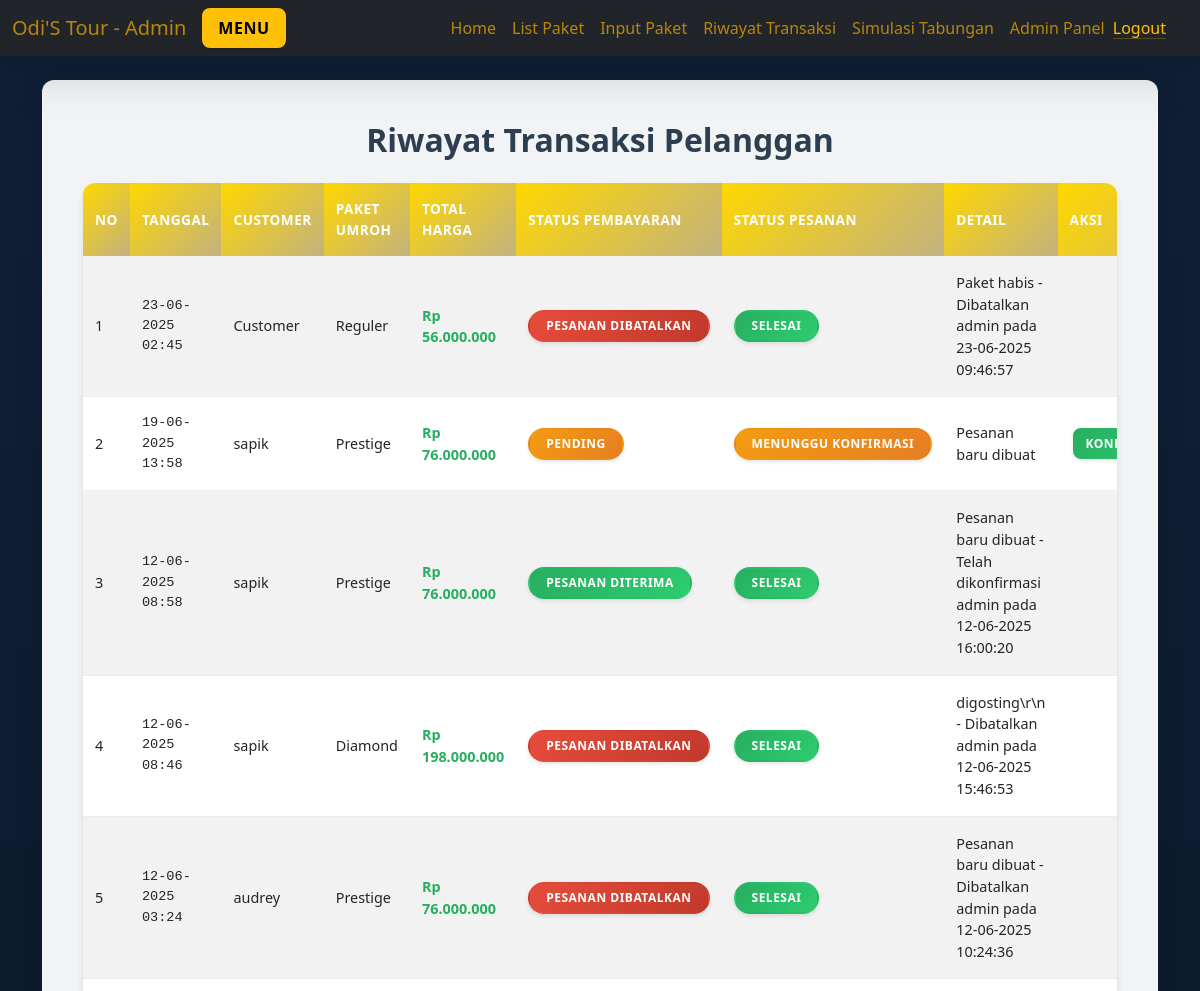
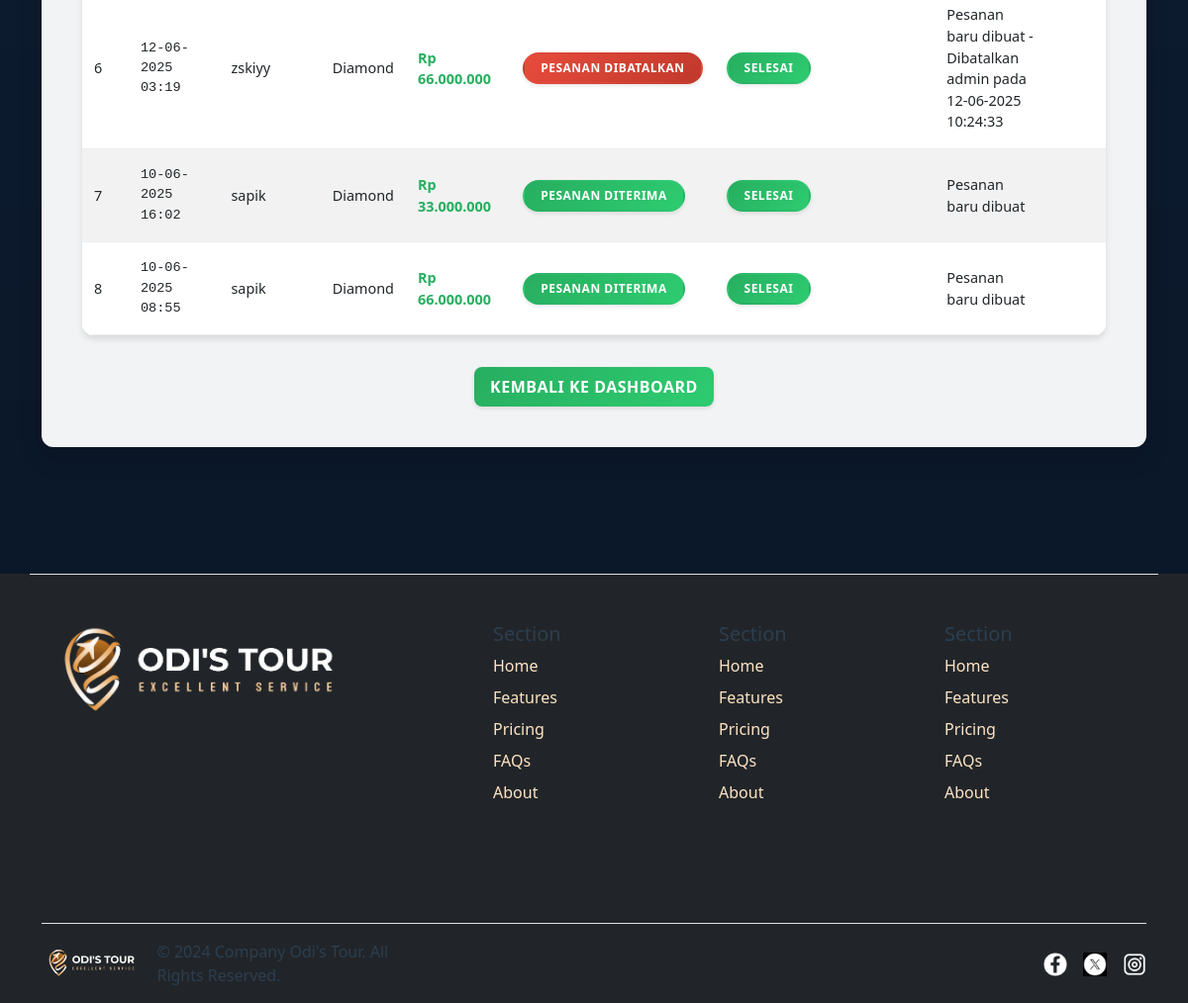
Screenshot of /booking/admin_riwayat_transaksi.php (signed in) with the database file from the repository (2 pictures, top to bottom).
### tables this page shows
CREATE TABLE `riwayat_transaksi` (
  `id_riwayat_transaksi` int(11) NOT NULL,
  `id_paket` int(11) NOT NULL,
  `id_customer` int(11) NOT NULL,
  `tanggal_pembayaran` timestamp NOT NULL DEFAULT current_timestamp(),
  `status_pembayaran` enum('pending','pesanan diterima','pesanan dibatalkan') DEFAULT 'pending',
  `total_harga` decimal(15,2) NOT NULL,
  `status` enum('menunggu konfirmasi','selesai') DEFAULT 'menunggu konfirmasi',
  `detail` text DEFAULT NULL
);

CREATE TABLE `customer` (
  `Id_Cust` bigint(20) UNSIGNED NOT NULL,
  `nama_Cust` varchar(30) NOT NULL,
  `no_HP` int(11) NOT NULL,
  `domisili` varchar(40) NOT NULL,
  `email` varchar(30) NOT NULL,
  `pass_Cust` varchar(30) NOT NULL,
  `konfirmasi_Pass` varchar(30) NOT NULL
);

CREATE TABLE `paket_umroh` (
  `id_paket` bigint(20) UNSIGNED NOT NULL,
  `nama_paket` varchar(30) NOT NULL,
  `detail_fasilitas` varchar(100) NOT NULL,
  `foto_paket` varchar(300) NOT NULL,
  `tgl_keberangkatan` date NOT NULL,
  `fasilitas_tambahan` varchar(30) NOT NULL,
  `harga_paket` int(11) NOT NULL,
  `durasi_Perjalanan` varchar(100) NOT NULL,
  `konfirmasi` varchar(100) NOT NULL,
  `status` enum('aktif','nonaktif') NOT NULL DEFAULT 'aktif'
);

### booking/admin_riwayat_transaksi.php (the view, shortened to what this page needs)
<?php
include '../componen/koneksi.php';
$riwayat = $koneksi->query("
    SELECT rt.*, pu.nama_paket, c.nama_Cust
    FROM riwayat_transaksi rt
    JOIN paket_umroh pu ON rt.id_paket = pu.id_paket
    JOIN customer c ON rt.id_customer = c.id_Cust
    ORDER BY rt.tanggal_pembayaran DESC
");
?>
<!DOCTYPE html>
<html lang="id">
<head>
    <link href="https://cdn.jsdelivr.net/npm/bootstrap@5.3.0/dist/css/bootstrap.min.css" rel="stylesheet">
</head>
<body>
    <?php include '../componen/navbar_admin.php' ?>
    <main style="flex: 1;">
        <section class="mt-5 mb-5">
            <div class="container">
                <div class="form-container" style="max-width: 1200px;">
                    <h2 class="text-center mb-4">Riwayat Transaksi Pelanggan</h2>
                    <div class="table-responsive">
                        <table class="table table-striped">
                            <thead>
                                <tr>
                                    <th>No</th>
                                    <th>Tanggal</th>
                                    <th>Customer</th>
                                    <th>Paket Umroh</th>
                                    <th>Total Harga</th>
                                    <th>Status Pembayaran</th>
                                    <th>Status Pesanan</th>
                                    <th>Detail</th>
                                    <th>Aksi</th>
                                </tr>
                            </thead>
                            <tbody>
                                <?php if ($riwayat->num_rows > 0): ?>
                                    <?php $no = 1; ?>
                                    <?php while ($row = $riwayat->fetch_assoc()): ?>
                                        <tr>
                                            <td><?= $no++; ?></td>
                                            <td><?= date('d-m-Y H:i', strtotime($row['tanggal_pembayaran'])) ?></td>
                                            <td><?= htmlspecialchars($row['nama_Cust']) ?></td>
                                            <td><?= htmlspecialchars($row['nama_paket']) ?></td>
                                            <td>Rp <?= number_format($row['total_harga'], 0, ",", ".") ?></td>
                                            <td>
                                                <?php
                                                $badgeClass = '';
                                                if ($row['status_pembayaran'] == 'pending') $badgeClass = 'bg-warning';
                                                elseif ($row['status_pembayaran'] == 'pesanan diterima') $badgeClass = 'bg-success';
                                                else $badgeClass = 'bg-danger';
                                                ?>
                                                <span class="badge <?= $badgeClass ?>">
                                                    <?= ucfirst($row['status_pembayaran']) ?>
                                                </span>
                                            </td>
                                            <td>
                                                <?php
                                                $badgeClass = '';
                                                if ($row['status'] == 'menunggu konfirmasi') $badgeClass = 'bg-warning';
                                                else $badgeClass = 'bg-success';
                                                ?>
                                                <span class="badge <?= $badgeClass ?>">
                                                    <?= ucfirst($row['status']) ?>
                                                </span>
                                            </td>
                                            <td><?= htmlspecialchars($row['detail']) ?></td>
                                            <td>
                                                <?php if ($row['status'] == 'menunggu konfirmasi'): ?>
                                                    <button type="button" class="btn btn-success btn-sm" data-bs-toggle="modal" data-bs-target="#confirmModal<?= $row['id_riwayat_transaksi'] ?>">
                                                        Konfirmasi
                                                    </button>
                                                <?php else: ?>
                                                    <span class="text-muted">Tidak ada aksi</span>
                                                <?php endif; ?>
                                            </td>
                                        </tr>
                                    <?php endwhile; ?>
                                <?php else: ?>
                                    <tr>
                                        <td colspan="9" class="text-center">Belum ada riwayat transaksi</td>
                                    </tr>
                                <?php endif; ?>
                            </tbody>
                        </table>
                    </div>
                    <div class="text-center mt-4">
                        <a href="../admin/home_admin.php" class="btn btn-success">Kembali ke Dashboard</a>
                    </div>
                </div>
            </div>
        </section>
    </main>
    <?php include '../componen/footer.php' ?>
</body>
</html>

### booking/admin_riwayat_transaksi.php (style rules this page uses)
:root { --primary-color: #2C3E50; --secondary-color: #3498DB; --success-color: #27AE60; --warning-color: #F39C12; --danger-color: #E74C3C; --light-bg: #F8F9FA; --white: #FFFFFF; --text-dark: #2C3E50; --text-muted: #7F8C8D; --border-color: #E9ECEF; --shadow: 0 4px 6px rgba(0, 0, 0, 0.1); --shadow-lg: 0 10px 25px rgba(0, 0, 0, 0.15); --border-radius: 12px; --transition: all 0.3s ease; }
body { background: url('https://images.unsplash.com/photo-1564769625905-50e93615e769?ixlib=rb-4.0.3&ixid=M3wxMjA3fDB8MHxwaG90by1wYWdlfHx8fGVufDB8fHx8fA%3D%3D&auto=format&fit=crop&w=2070&q=80') center/cover no-repeat fixed; background-color: #1a365d; min-height: 100vh; font-family: 'Segoe UI', Tahoma, Geneva, Verdana, sans-serif; color: var(--text-dark); position: relative; }
body::before { content: ''; position: fixed; top: 0; left: 0; width: 100%; height: 100%; background: linear-gradient(rgba(0, 0, 0, 0.4), rgba(0, 0, 0, 0.6)); z-index: -1; pointer-events: none; }
main { padding: 2rem 0; min-height: calc(100vh - 200px); }
.form-container { background: rgba(255, 255, 255, 0.95); border-radius: var(--border-radius); box-shadow: var(--shadow-lg); padding: 2.5rem; margin: 0 auto; backdrop-filter: blur(15px); border: 1px solid rgba(255, 255, 255, 0.2); position: relative; z-index: 1; }
.form-container h2 { color: var(--primary-color); font-weight: 700; margin-bottom: 2rem; position: relative; text-align: center; }
.form-container h2::after { content: ''; position: absolute; bottom: -10px; left: 50%; transform: translateX(-50%); width: 0px; height: 4px; background: linear-gradient(90deg, var(--secondary-color), var(--success-color)); border-radius: 2px; }
.table-responsive { border-radius: var(--border-radius); overflow: hidden; box-shadow: var(--shadow); margin-bottom: 2rem; }
.table { margin-bottom: 0; background: var(--white); }
.table thead th { background: linear-gradient(135deg, #FFD700, #C2B280); color: var(--white); font-weight: 600; text-transform: uppercase; font-size: 0.85rem; letter-spacing: 0.5px; border: none; padding: 1rem 0.75rem; vertical-align: middle; position: sticky; top: 0; z-index: 10; }
.table tbody tr { transition: var(--transition); border-bottom: 1px solid var(--border-color); }
.table tbody td { padding: 1rem 0.75rem; vertical-align: middle; border: none; font-size: 0.9rem; }
.badge { font-size: 0.75rem; font-weight: 600; padding: 0.5rem 1rem; border-radius: 20px; text-transform: uppercase; letter-spacing: 0.5px; box-shadow: 0 2px 4px rgba(0, 0, 0, 0.1); border: 2px solid transparent; transition: var(--transition); }
.badge.bg-warning { background: linear-gradient(135deg, #F39C12, #E67E22) !important; color: var(--white); }
.badge.bg-success { background: linear-gradient(135deg, #27AE60, #2ECC71) !important; color: var(--white); }
.badge.bg-danger { background: linear-gradient(135deg, #E74C3C, #C0392B) !important; color: var(--white); }
.btn { border-radius: 8px; font-weight: 600; text-transform: uppercase; letter-spacing: 0.5px; padding: 0.5rem 1rem; transition: var(--transition); border: none; box-shadow: 0 2px 4px rgba(0, 0, 0, 0.1); position: relative; overflow: hidden; }
.btn::before { content: ''; position: absolute; top: 0; left: -100%; width: 100%; height: 100%; background: linear-gradient(90deg, transparent, rgba(255, 255, 255, 0.2), transparent); transition: var(--transition); }
.btn-success { background: linear-gradient(135deg, var(--success-color), #2ECC71); color: var(--white); }
.btn-sm { padding: 0.4rem 0.8rem; font-size: 0.75rem; margin: 0.2rem; }
.table tbody td:last-child { text-align: center; white-space: nowrap; }
.table tbody td:nth-child(5) { font-weight: 600; color: var(--success-color); }
.table tbody td:nth-child(2) { font-family: 'Courier New', monospace; font-size: 0.85rem; }

### rows the page displays
riwayat_transaksi: tanggal_pembayaran "23-06-2025 02:45", id_customer.nama_Cust "Customer", id_paket.nama_paket "Reguler", total_harga "56.000.000", status_pembayaran "PESANAN DIBATALKAN", status "SELESAI", detail "Paket habis - Dibatalkan admin pada 23-06-2025 09:46:57"
riwayat_transaksi: tanggal_pembayaran "19-06-2025 13:58", id_customer.nama_Cust "sapik", id_paket.nama_paket "Prestige", total_harga "76.000.000", status_pembayaran "PENDING", status "MENUNGGU KONFIRMASI", detail "Pesanan baru dibuat"
riwayat_transaksi: tanggal_pembayaran "12-06-2025 08:58", id_customer.nama_Cust "sapik", id_paket.nama_paket "Prestige", total_harga "76.000.000", status_pembayaran "PESANAN DITERIMA", status "SELESAI", detail "Pesanan baru dibuat - Telah dikonfirmasi admin pada 12-06-2025 16:00:20"
riwayat_transaksi: tanggal_pembayaran "12-06-2025 08:46", id_customer.nama_Cust "sapik", id_paket.nama_paket "Diamond", total_harga "198.000.000", status_pembayaran "PESANAN DIBATALKAN", status "SELESAI", detail "digosting\\r\\n - Dibatalkan admin pada 12-06-2025 15:46:53"
riwayat_transaksi: tanggal_pembayaran "12-06-2025 03:24", id_customer.nama_Cust "audrey", id_paket.nama_paket "Prestige", total_harga "76.000.000", status_pembayaran "PESANAN DIBATALKAN", status "SELESAI", detail "Pesanan baru dibuat - Dibatalkan admin pada 12-06-2025 10:24:36"
riwayat_transaksi: tanggal_pembayaran "12-06-2025 03:19", id_customer.nama_Cust "zskiyy", id_paket.nama_paket "Diamond", total_harga "66.000.000", status_pembayaran "PESANAN DIBATALKAN", status "SELESAI", detail "Pesanan baru dibuat - Dibatalkan admin pada 12-06-2025 10:24:33"
riwayat_transaksi: tanggal_pembayaran "10-06-2025 16:02", id_customer.nama_Cust "sapik", id_paket.nama_paket "Diamond", total_harga "33.000.000", status_pembayaran "PESANAN DITERIMA", status "SELESAI", detail "Pesanan baru dibuat"
riwayat_transaksi: tanggal_pembayaran "10-06-2025 08:55", id_customer.nama_Cust "sapik", id_paket.nama_paket "Diamond", total_harga "66.000.000", status_pembayaran "PESANAN DITERIMA", status "SELESAI", detail "Pesanan baru dibuat"
